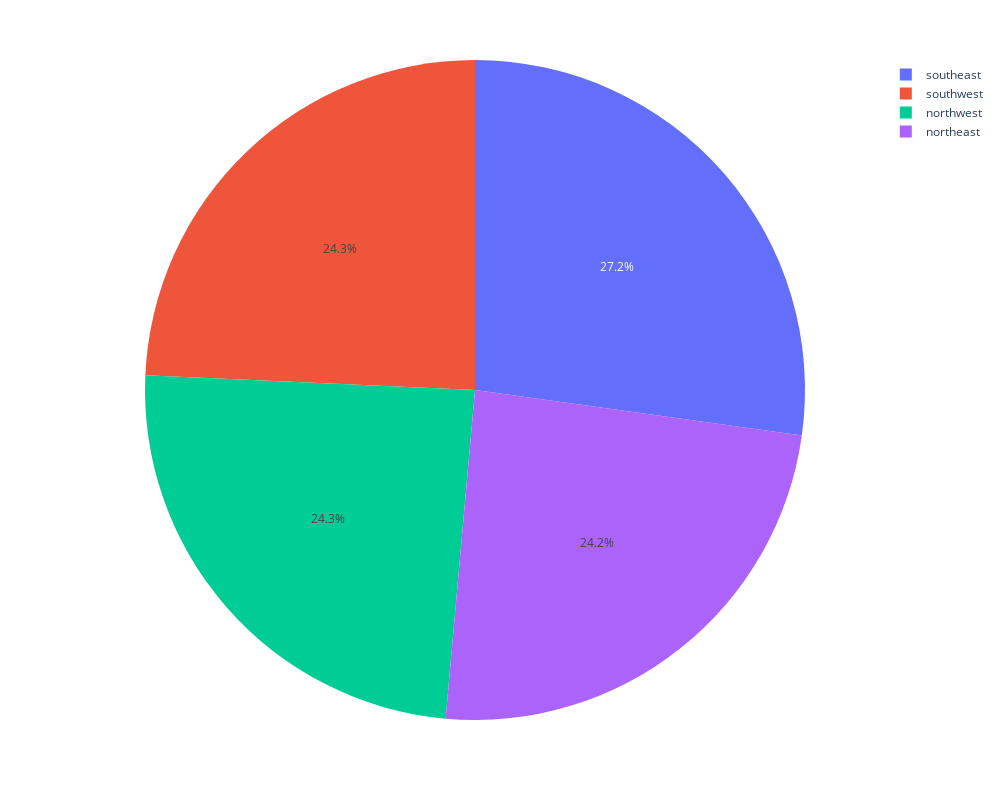

Notebook source saved alongside this figure:
### Code cell
pie=df["region"].value_counts()
regions=pie.index
pop=pie.values

fig=px.pie(df,values=pop,names=regions)
fig.update_layout(height=800,width=1000)
fig.show()

### Figure 1 — Plotly figure (JSON) as saved in the notebook; plotly's stock layout.template omitted (floating-point values rounded to 4 significant figures)
{"data": [{"domain": {"x": [0, 1], "y": [0, 1]}, "hovertemplate": "label=%{label}<br>value=%{value}<extra></extra>", "labels": ["southeast", "southwest", "northwest", "northeast"], "legendgroup": "", "name": "", "showlegend": true, "type": "pie", "values": [364, 325, 325, 324]}], "layout": {"height": 800, "legend": {"tracegroupgap": 0}, "margin": {"t": 60}, "width": 1000}}
